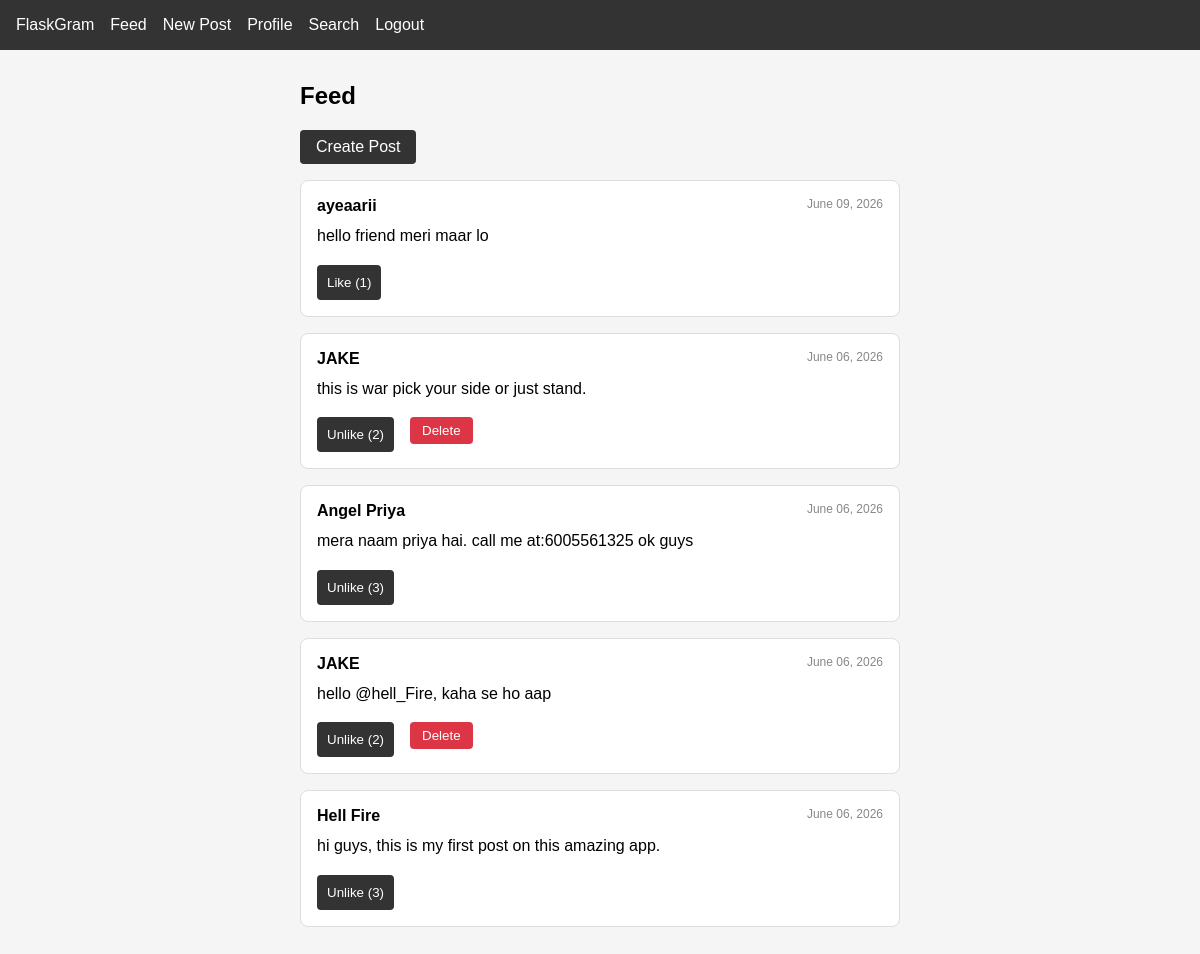
The page /posts/feed (signed in) on the database its author committed.
### app/models.py (models this page shows, shortened)
class Post(db.Model):
    id = db.Column(db.Integer, primary_key=True)
    content = db.Column(db.String(500), nullable=False)
    date_posted = db.Column(db.DateTime, default=datetime.utcnow)
    user_id = db.Column(db.Integer, db.ForeignKey('user.id'), nullable=False)

class User(UserMixin, db.Model):
    id = db.Column(db.Integer, primary_key=True)
    username = db.Column(db.String(80), unique=True, nullable=False)
    email = db.Column(db.String(120), unique=True, nullable=False)
    password = db.Column(db.String(200), nullable=False)
    bio = db.Column(db.String(300), nullable=True)
    posts = db.relationship('Post', backref='author', lazy=True)
    liked_posts = db.relationship('Post', secondary=likes, backref='liked_by', lazy=True)
    following = db.relationship('User', secondary=follows,
                                primaryjoin=(follows.c.follower_id == id),
                                secondaryjoin=(follows.c.followed_id == id),
                                backref='followers', lazy=True)

### app/posts/routes.py (the view)
@posts.route("/feed")
@login_required
def feed():
    all_posts = Post.query.order_by(Post.date_posted.desc()).all()
    return render_template("posts/feed.html", posts=all_posts)

### app/models.py (called while the page is built)
@login_manager.user_loader
def load_user(user_id):
    return User.query.get(int(user_id))

### app/templates/posts/feed.html
{% extends 'base.html' %}
{% block content %}
<div class="feed-container">
    <h2>Feed</h2>
    <a href="{{ url_for('posts.create') }}" class="btn">Create Post</a>
    {% if posts %}
        {% for post in posts %}
        <div class="post-card">
            <div class="post-header">
                <strong>{{ post.author.username }}</strong>
                <span class="post-date">{{ post.date_posted.strftime('%B %d, %Y') }}</span>
            </div>
            <div class="post-content">
                {{ post.content }}
            </div>
            <div class="post-actions">
                <form method="POST" action="{{ url_for('posts.like', post_id=post.id) }}">
                    <button type="submit">
                        {% if current_user in post.liked_by %}
                            Unlike ({{ post.liked_by | length }})
                        {% else %}
                            Like ({{ post.liked_by | length }})
                        {% endif %}
                    </button>
                </form>
                {% if post.user_id == current_user.id %}
                    <form method="POST" action="{{ url_for('posts.delete', post_id=post.id) }}">
                        <button type="submit" class="btn-danger">Delete</button>
                    </form>
                {% endif %}
            </div>
        </div>
        {% endfor %}
    {% else %}
        <p>No posts yet. Be the first to post!</p>
    {% endif %}
</div>
{% endblock %}

### app/templates/base.html (shortened to what this page needs)
<!DOCTYPE html>
<html lang="en">
<head>
    <link rel="stylesheet" href="{{ url_for('static', filename='style.css') }}">
</head>
<body>
    <nav>
        <a href="/">FlaskGram</a>
        {% if current_user.is_authenticated %}
            <a href="{{ url_for('posts.feed') }}">Feed</a>
            <a href="{{ url_for('posts.create') }}">New Post</a>
            <a href="{{ url_for('users.profile', username=current_user.username) }}">Profile</a>
            <a href="{{ url_for('users.search') }}">Search</a>
            <a href="{{ url_for('auth.logout') }}">Logout</a>
        {% else %}
            <a href="{{ url_for('auth.login') }}">Login</a>
            <a href="{{ url_for('auth.register') }}">Register</a>
        {% endif %}
    </nav>
    <main>
        {% block content %}{% endblock %}
    </main>
</body>
</html>

### app/static/style.css (style rules this page uses)
body { font-family: Arial, sans-serif; margin: 0; padding: 0; background-color: #f5f5f5; }
nav { background-color: #333; padding: 1rem; display: flex; gap: 1rem; }
nav a { color: white; text-decoration: none; }
button { width: 100%; padding: 10px; background-color: #333; color: white; border: none; border-radius: 4px; cursor: pointer; }
.feed-container { max-width: 600px; margin: 2rem auto; padding: 0 1rem; }
.post-card { background: white; border: 1px solid #ddd; border-radius: 8px; padding: 1rem; margin-bottom: 1rem; }
.post-header { display: flex; justify-content: space-between; margin-bottom: 0.5rem; }
.post-date { color: #888; font-size: 12px; }
.post-content { margin-bottom: 1rem; line-height: 1.6; }
.post-actions { display: flex; gap: 1rem; }
.btn { display: inline-block; padding: 8px 16px; background-color: #333; color: white; text-decoration: none; border-radius: 4px; margin-bottom: 1rem; }
.btn-danger { background-color: #dc3545; color: white; border: none; padding: 6px 12px; border-radius: 4px; cursor: pointer; }

### rows shown on the page
Post: author.username "ayeaarii", date_posted "June 09, 2026", content "hello friend meri maar lo", liked_by|length "1"
Post: author.username "JAKE", date_posted "June 06, 2026", content "this is war pick your side or just stand.", liked_by|length "2"
Post: author.username "Angel Priya", date_posted "June 06, 2026", content "mera naam priya hai. call me at:6005561325 ok guys", liked_by|length "3"
Post: author.username "JAKE", date_posted "June 06, 2026", content "hello @hell_Fire, kaha se ho aap", liked_by|length "2"
Post: author.username "Hell Fire", date_posted "June 06, 2026", content "hi guys, this is my first post on this amazing app.", liked_by|length "3"
